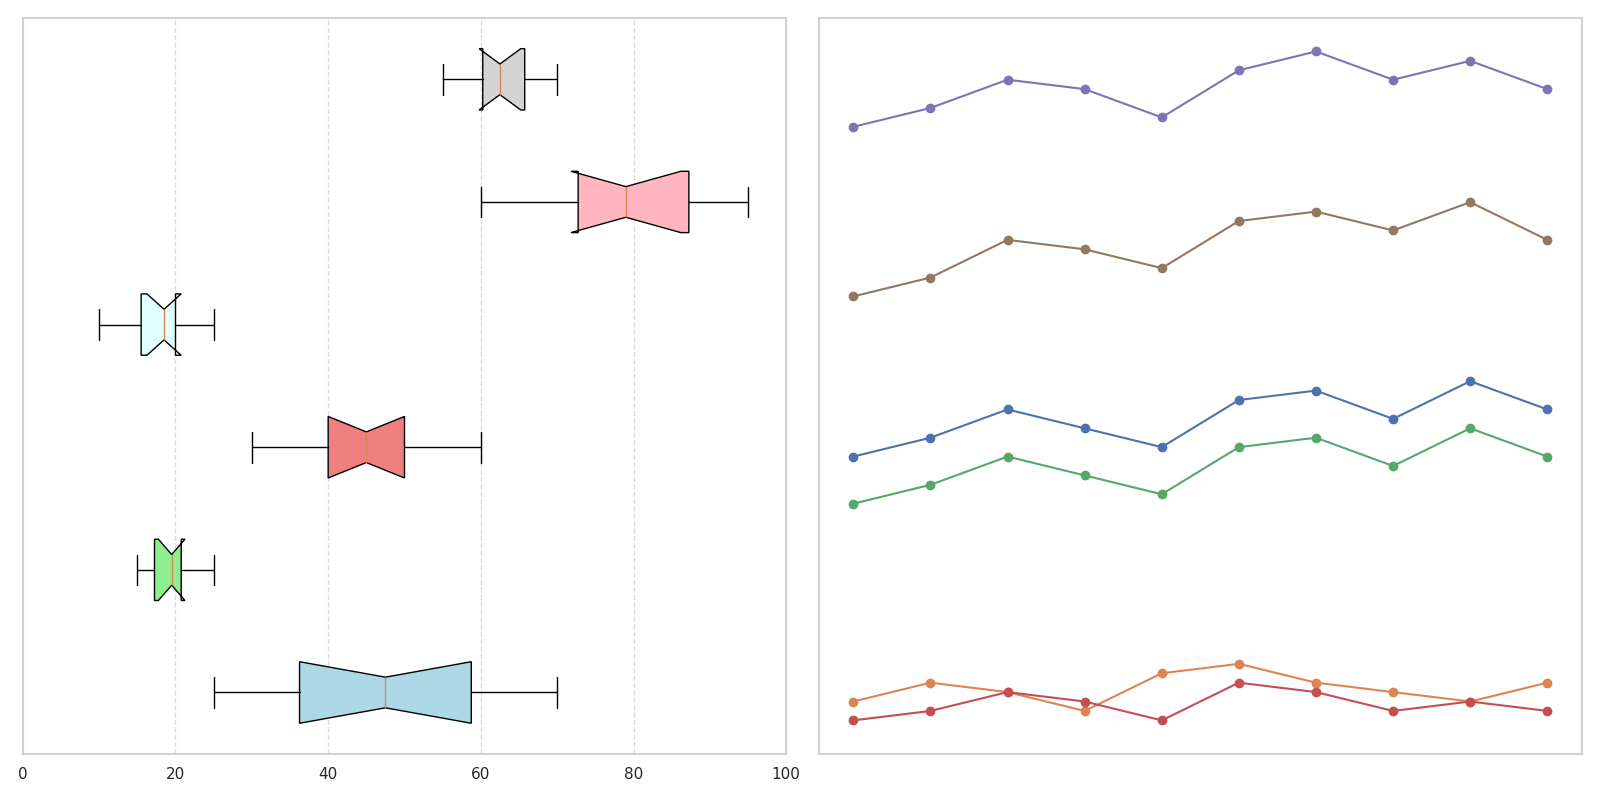

Generate this figure with Python:
import matplotlib.pyplot as plt
import numpy as np

# Data for box plot including new exhibit
digital_dreams_times = [25, 30, 45, 60, 40, 55, 70, 50, 65, 35]
soundscapes_times = [15, 20, 18, 22, 17, 19, 25, 20, 21, 16]
light_labyrinths_times = [30, 45, 35, 50, 40, 60, 55, 45, 50, 40]
kinetic_kinetics_times = [10, 15, 20, 25, 15, 18, 22, 20, 19, 17]
virtual_voyages_times = [60, 75, 90, 70, 80, 85, 95, 88, 72, 78]
neon_nights_times = [55, 60, 65, 58, 62, 67, 70, 66, 63, 61]

# Combine data including new exhibit
box_data = [
    digital_dreams_times,
    soundscapes_times,
    light_labyrinths_times,
    kinetic_kinetics_times,
    virtual_voyages_times,
    neon_nights_times
]

# Data for the line plot including new exhibit
days = np.arange(1, 11)
avg_times = {
    "Digital Dreams": [45, 47, 50, 48, 46, 51, 52, 49, 53, 50],
    "Soundscapes": [19, 21, 20, 18, 22, 23, 21, 20, 19, 21],
    "Light Labyrinths": [40, 42, 45, 43, 41, 46, 47, 44, 48, 45],
    "Kinetic Kinetics": [17, 18, 20, 19, 17, 21, 20, 18, 19, 18],
    "Virtual Voyages": [80, 82, 85, 84, 81, 86, 88, 85, 87, 84],
    "Neon Nights": [62, 64, 68, 67, 65, 70, 71, 69, 72, 68]
}

# Create a 2x1 subplot layout
fig, (ax1, ax2) = plt.subplots(nrows=1, ncols=2, figsize=(16, 8))

# Create horizontal box plot
bp = ax1.boxplot(box_data, vert=False, patch_artist=True, notch=True, whis=1.5)
new_colors = ['lightblue', 'lightgreen', 'lightcoral', 'lightcyan', 'lightpink', 'lightgray']
for patch, color in zip(bp['boxes'], new_colors):
    patch.set_facecolor(color)

ax1.set_yticks([])
ax1.grid(True, linestyle='--', alpha=0.7)
ax1.set_xlim(0, 100)

# Create a line plot for average times
for zone, times in avg_times.items():
    ax2.plot(days, times, marker='o')

ax2.set_xticks([])
ax2.set_yticks([])
ax2.grid(True, linestyle='--', alpha=0.7)
ax2.legend().set_visible(False)

plt.tight_layout()
plt.show()
